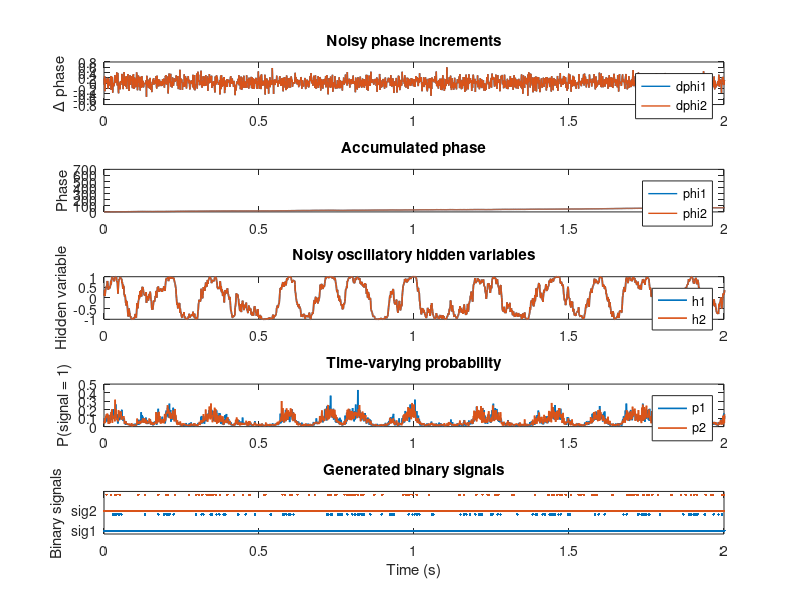
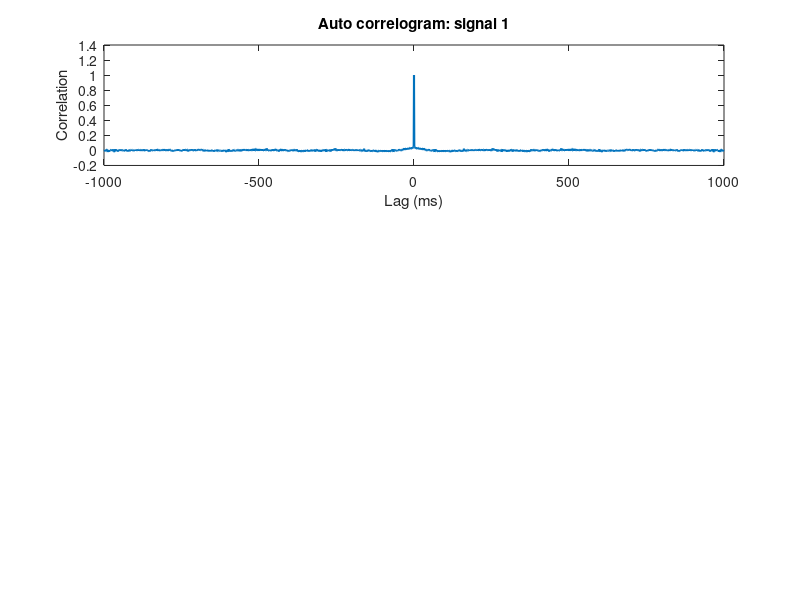

These figures' MATLAB source, in order: (Note: this script raises an error after producing the figures.)
%% Simulate two binary signals driven by noisy phase oscillators

clear; clc; close all;

%% Parameters
dt = 0.001;              % 1 ms
T_total = 20;            % seconds
t = 0:dt:T_total-dt;
N = length(t);

period = 0.200;          % 200 ms
freq = 1 / period;       % 5 Hz

mean_dphi = 2*pi*dt/period;   % expected phase increase per time step
std_dphi  = 5 * mean_dphi; % phase increment noise level

phase_diff = 0;            % initial / fixed phase offset

base_prob = 0.05;
mod_amp = 0.04;

max_lag_ms = 1000;
max_lag = round(max_lag_ms / 1000 / dt);

%% Phase simulation
% Option 1: same phase noise, fixed phase difference
% Option 2: independent phase noise, phase difference slowly drifts

use_same_phase_noise = true;

dphi1 = mean_dphi + std_dphi * randn(1, N);

if use_same_phase_noise
    dphi2 = dphi1;   % phase difference remains fixed
else
    dphi2 = mean_dphi + std_dphi * randn(1, N); % phase difference drifts
end

phi1 = cumsum(dphi1);
phi2 = cumsum(dphi2) + phase_diff;

%% Hidden variables
h1 = sin(phi1);
h2 = sin(phi2);

%% Convert hidden variables to probabilities, with noise
sigmoid = @(x) 1 ./ (1 + exp(-x));
logit = @(p) log(p ./ (1 - p));

base_prob = 0.05;        % desired baseline probability
mod_gain = 1.2;          % modulation strength in logit space
prob_noise_std = 0.4;    % noise level in logit space

eta1_clean = logit(base_prob) + mod_gain * h1;
eta2_clean = logit(base_prob) + mod_gain * h2;

eta1 = eta1_clean + prob_noise_std * randn(size(t));
eta2 = eta2_clean + prob_noise_std * randn(size(t));

p1_clean = sigmoid(eta1_clean);
p2_clean = sigmoid(eta2_clean);

p1 = sigmoid(eta1);
p2 = sigmoid(eta2);

%% Generate binary signals
sig1 = rand(size(t)) < p1;
sig2 = rand(size(t)) < p2;

%% Correlograms
x1 = double(sig1) - mean(sig1);
x2 = double(sig2) - mean(sig2);

[acg1, lags] = xcorr(x1, x1, max_lag, 'coeff');
[acg2, ~]    = xcorr(x2, x2, max_lag, 'coeff');
[ccg, ~]     = xcorr(x1, x2, max_lag, 'coeff');

lags_ms = lags * dt * 1000;

%% Plot hidden variables and phase increments
figure;

subplot(5,1,1);
plot(t, dphi1, 'LineWidth', 1); hold on;
plot(t, dphi2, 'LineWidth', 1);
xlim([0 2]);
ylabel('\Delta phase');
legend('dphi1', 'dphi2');
title('Noisy phase increments');

subplot(5,1,2);
plot(t, phi1, 'LineWidth', 1); hold on;
plot(t, phi2, 'LineWidth', 1);
xlim([0 2]);
ylabel('Phase');
legend('phi1', 'phi2');
title('Accumulated phase');

subplot(5,1,3);
plot(t, h1, 'LineWidth', 1.2); hold on;
plot(t, h2, 'LineWidth', 1.2);
xlim([0 2]);
ylabel('Hidden variable');
legend('h1', 'h2');
title('Noisy oscillatory hidden variables');

subplot(5,1,4);
plot(t, p1, 'LineWidth', 1.2); hold on;
plot(t, p2, 'LineWidth', 1.2);
xlim([0 2]);
ylabel('P(signal = 1)');
legend('p1', 'p2');
title('Time-varying probability');

subplot(5,1,5);
plot(t, sig1, '.'); hold on;
plot(t, sig2 + 1.2, '.');
xlim([0 2]);
ylim([-0.2 2.4]);
xlabel('Time (s)');
ylabel('Binary signals');
yticks([0 1.2]);
yticklabels({'sig1', 'sig2'});
title('Generated binary signals');

%% Plot correlograms
figure;

subplot(3,1,1);
plot(lags_ms, acg1, 'LineWidth', 1.5);
xlabel('Lag (ms)');
ylabel('Correlation');
title('Auto correlogram: signal 1');
xline(0, '--');

subplot(3,1,2);
plot(lags_ms, acg2, 'LineWidth', 1.5);
xlabel('Lag (ms)');
ylabel('Correlation');
title('Auto correlogram: signal 2');
xline(0, '--');

subplot(3,1,3);
plot(lags_ms, ccg, 'LineWidth', 1.5);
xlabel('Lag (ms)');
ylabel('Correlation');
title('Cross correlogram: signal 1 vs signal 2');
xline(0, '--');
